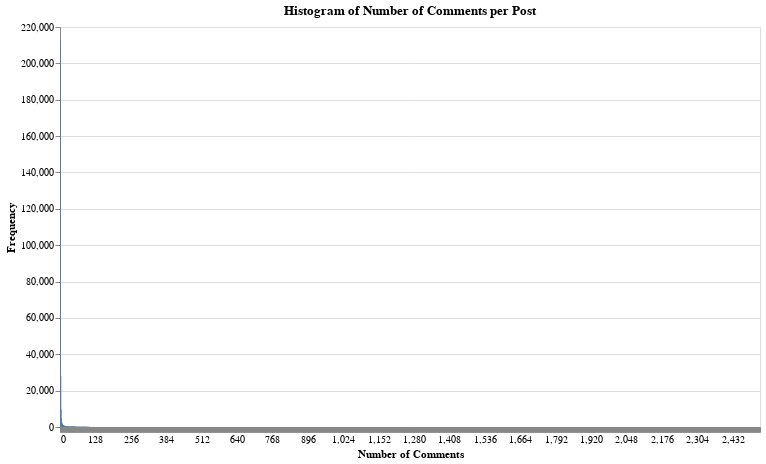

Here is the notebook cell this chart was saved with:
### Markdown cell above
Now, the dataset is left with only 80,401 rows. This will be easier to work with.

Below is the new histogram.

### Code cell
freq_df2 = freq_comments()

hist_comments(freq_df2, "Histogram of Number of Comments per Post")

### Figure 1 — Vega-Lite specification as saved in the notebook (floating-point values rounded to 4 significant figures; data arrays with more than 128 entries replaced by an {"elided": "..."} marker saying what was removed)
{"config": {"view": {"continuousWidth": 400, "continuousHeight": 300}}, "data": {"name": "data-c083977d41a1c92dde9c4aa5d576272e"}, "mark": "bar", "encoding": {"x": {"type": "quantitative", "bin": {"step": 1}, "field": "num_comments", "title": "Number of Comments"}, "y": {"type": "quantitative", "field": "frequency", "title": "Frequency"}}, "height": 400, "title": "Histogram of Number of Comments per Post", "width": 700, "$schema": "https://vega.github.io/schema/vega-lite/v4.8.1.json", "datasets": {"data-c083977d41a1c92dde9c4aa5d576272e": {"elided": "548 records"}}}
